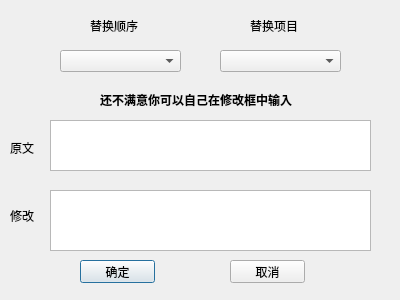
<?xml version="1.0" encoding="UTF-8"?>
<ui version="4.0">
 <class>QWDialogAlternative</class>
 <widget class="QDialog" name="QWDialogAlternative">
  <property name="geometry">
   <rect>
    <x>0</x>
    <y>0</y>
    <width>400</width>
    <height>300</height>
   </rect>
  </property>
  <property name="windowTitle">
   <string>修改翻译</string>
  </property>
  <widget class="QPushButton" name="btnAccept">
   <property name="geometry">
    <rect>
     <x>80</x>
     <y>260</y>
     <width>75</width>
     <height>23</height>
    </rect>
   </property>
   <property name="text">
    <string>确定</string>
   </property>
  </widget>
  <widget class="QPushButton" name="btnReject">
   <property name="geometry">
    <rect>
     <x>230</x>
     <y>260</y>
     <width>75</width>
     <height>23</height>
    </rect>
   </property>
   <property name="text">
    <string>取消</string>
   </property>
  </widget>
  <widget class="QComboBox" name="comboBox_Item">
   <property name="geometry">
    <rect>
     <x>220</x>
     <y>50</y>
     <width>121</width>
     <height>22</height>
    </rect>
   </property>
  </widget>
  <widget class="QLabel" name="label">
   <property name="geometry">
    <rect>
     <x>250</x>
     <y>20</y>
     <width>54</width>
     <height>12</height>
    </rect>
   </property>
   <property name="text">
    <string>替换项目</string>
   </property>
  </widget>
  <widget class="QLabel" name="label_original">
   <property name="geometry">
    <rect>
     <x>10</x>
     <y>140</y>
     <width>31</width>
     <height>16</height>
    </rect>
   </property>
   <property name="text">
    <string>原文</string>
   </property>
  </widget>
  <widget class="QLabel" name="label_alternative">
   <property name="geometry">
    <rect>
     <x>10</x>
     <y>210</y>
     <width>54</width>
     <height>12</height>
    </rect>
   </property>
   <property name="text">
    <string>修改</string>
   </property>
  </widget>
  <widget class="QComboBox" name="comboBox_Order">
   <property name="geometry">
    <rect>
     <x>60</x>
     <y>50</y>
     <width>121</width>
     <height>22</height>
    </rect>
   </property>
  </widget>
  <widget class="QLabel" name="label_2">
   <property name="geometry">
    <rect>
     <x>90</x>
     <y>20</y>
     <width>54</width>
     <height>12</height>
    </rect>
   </property>
   <property name="text">
    <string>替换顺序</string>
   </property>
  </widget>
  <widget class="QPlainTextEdit" name="plainTextEdit_Alternative">
   <property name="geometry">
    <rect>
     <x>50</x>
     <y>190</y>
     <width>321</width>
     <height>61</height>
    </rect>
   </property>
  </widget>
  <widget class="QTextBrowser" name="textBrowser_Original">
   <property name="geometry">
    <rect>
     <x>50</x>
     <y>120</y>
     <width>321</width>
     <height>51</height>
    </rect>
   </property>
  </widget>
  <widget class="QLabel" name="label_3">
   <property name="geometry">
    <rect>
     <x>100</x>
     <y>90</y>
     <width>281</width>
     <height>20</height>
    </rect>
   </property>
   <property name="font">
    <font>
     <weight>75</weight>
     <bold>true</bold>
    </font>
   </property>
   <property name="text">
    <string>还不满意你可以自己在修改框中输入</string>
   </property>
  </widget>
 </widget>
 <resources/>
 <connections>
  <connection>
   <sender>btnAccept</sender>
   <signal>clicked()</signal>
   <receiver>QWDialogAlternative</receiver>
   <slot>accept()</slot>
   <hints>
    <hint type="sourcelabel">
     <x>117</x>
     <y>271</y>
    </hint>
    <hint type="destinationlabel">
     <x>199</x>
     <y>149</y>
    </hint>
   </hints>
  </connection>
  <connection>
   <sender>btnReject</sender>
   <signal>clicked()</signal>
   <receiver>QWDialogAlternative</receiver>
   <slot>reject()</slot>
   <hints>
    <hint type="sourcelabel">
     <x>267</x>
     <y>271</y>
    </hint>
    <hint type="destinationlabel">
     <x>199</x>
     <y>149</y>
    </hint>
   </hints>
  </connection>
 </connections>
</ui>
